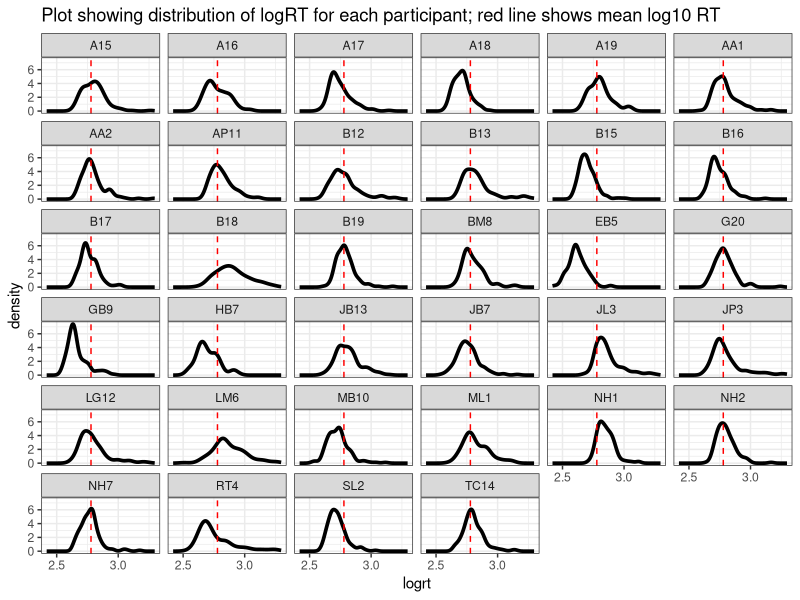

R code for this plot:
## ---- chunk 1
knitr::opts_chunk$set(echo = TRUE)
## ---- chunk 2
library(broom)
library(gridExtra)
library(lme4)
library(tidyverse)
## ---- chunk 3
ML.all <- read_csv("subjects.behaviour.words-310114.csv")
## ---- chunk 4

ML.all.correct <- filter(ML.all, RT >= 200)

ML.all.correct$logrt <- log10(ML.all.correct$RT)

ML.all.correct %>%
  mutate(mean_logrt = mean(logrt, na.rm = TRUE)) %>%
  ungroup() %>%
  mutate(subjectID = fct_reorder(subjectID, mean_logrt)) %>%
  ggplot(aes(x = logrt)) +
  geom_density(size = 1.25) +
  facet_wrap(~ subjectID) +
  geom_vline(xintercept = 2.778807, colour = "red", linetype = 2) +
  scale_x_continuous(breaks = c(2.5,3)) +
  ggtitle("Plot showing distribution of logRT for each participant; red line shows mean log10 RT") +
  theme_bw()
 
